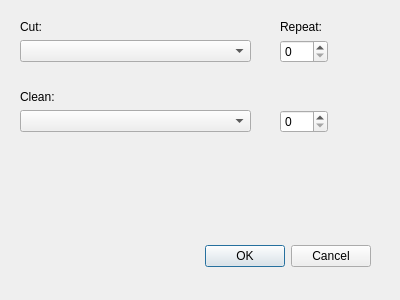
<?xml version="1.0" encoding="UTF-8"?>
<ui version="4.0">
 <class>paramDialog</class>
 <widget class="QDialog" name="paramDialog">
  <property name="geometry">
   <rect>
    <x>0</x>
    <y>0</y>
    <width>400</width>
    <height>300</height>
   </rect>
  </property>
  <property name="windowTitle">
   <string>Dialog</string>
  </property>
  <widget class="QDialogButtonBox" name="buttonBox">
   <property name="geometry">
    <rect>
     <x>30</x>
     <y>240</y>
     <width>341</width>
     <height>32</height>
    </rect>
   </property>
   <property name="orientation">
    <enum>Qt::Horizontal</enum>
   </property>
   <property name="standardButtons">
    <set>QDialogButtonBox::Cancel|QDialogButtonBox::Ok</set>
   </property>
  </widget>
  <widget class="QLabel" name="lblCut">
   <property name="geometry">
    <rect>
     <x>20</x>
     <y>20</y>
     <width>60</width>
     <height>14</height>
    </rect>
   </property>
   <property name="text">
    <string>Cut:</string>
   </property>
  </widget>
  <widget class="QLabel" name="lblClean">
   <property name="geometry">
    <rect>
     <x>20</x>
     <y>90</y>
     <width>60</width>
     <height>14</height>
    </rect>
   </property>
   <property name="text">
    <string>Clean:</string>
   </property>
  </widget>
  <widget class="QSpinBox" name="spinCut">
   <property name="geometry">
    <rect>
     <x>280</x>
     <y>40</y>
     <width>48</width>
     <height>23</height>
    </rect>
   </property>
  </widget>
  <widget class="QComboBox" name="cmboCut">
   <property name="geometry">
    <rect>
     <x>20</x>
     <y>40</y>
     <width>231</width>
     <height>22</height>
    </rect>
   </property>
  </widget>
  <widget class="QLabel" name="lblCutRepeat">
   <property name="geometry">
    <rect>
     <x>280</x>
     <y>20</y>
     <width>60</width>
     <height>14</height>
    </rect>
   </property>
   <property name="text">
    <string>Repeat:</string>
   </property>
  </widget>
  <widget class="QComboBox" name="cmboClean">
   <property name="geometry">
    <rect>
     <x>20</x>
     <y>110</y>
     <width>231</width>
     <height>22</height>
    </rect>
   </property>
  </widget>
  <widget class="QSpinBox" name="spinClean">
   <property name="geometry">
    <rect>
     <x>280</x>
     <y>110</y>
     <width>48</width>
     <height>23</height>
    </rect>
   </property>
  </widget>
 </widget>
 <resources/>
 <connections>
  <connection>
   <sender>buttonBox</sender>
   <signal>accepted()</signal>
   <receiver>paramDialog</receiver>
   <slot>accept()</slot>
   <hints>
    <hint type="sourcelabel">
     <x>248</x>
     <y>254</y>
    </hint>
    <hint type="destinationlabel">
     <x>157</x>
     <y>274</y>
    </hint>
   </hints>
  </connection>
  <connection>
   <sender>buttonBox</sender>
   <signal>rejected()</signal>
   <receiver>paramDialog</receiver>
   <slot>reject()</slot>
   <hints>
    <hint type="sourcelabel">
     <x>316</x>
     <y>260</y>
    </hint>
    <hint type="destinationlabel">
     <x>286</x>
     <y>274</y>
    </hint>
   </hints>
  </connection>
 </connections>
</ui>
